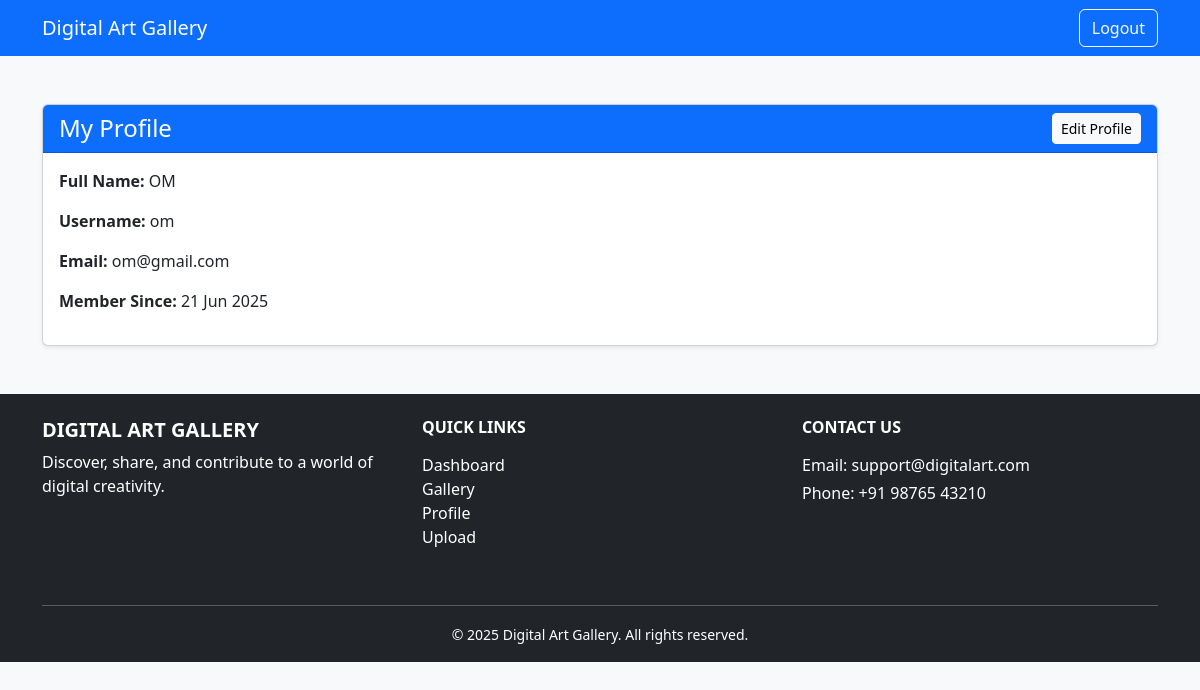
Screenshot of /profile.php (signed in) with the database file from the repository.
### tables this page shows
CREATE TABLE `users` (
  `id` int(11) NOT NULL,
  `fullname` varchar(100) NOT NULL,
  `email` varchar(100) NOT NULL,
  `username` varchar(50) NOT NULL,
  `password` varchar(255) NOT NULL,
  `created_at` timestamp NOT NULL DEFAULT current_timestamp()
);

### profile.php (the view, shortened to what this page needs)
<?php
include "db.php";
$user_id = $_SESSION["id"];
$sql = $con->prepare("SELECT fullname, email, username, created_at FROM users WHERE id = ?");
$sql->bind_param("i", $user_id);
$sql->execute();
$result = $sql->get_result();
$user = $result->fetch_assoc();
$isEdit = isset($_GET["edit"]) && $_GET["edit"] == "true";
?>
<!doctype html>
<html lang="en">
<head>
    <link href="https://cdn.jsdelivr.net/npm/bootstrap@5.3.2/dist/css/bootstrap.min.css" rel="stylesheet" />
</head>
<body class="bg-light">
<nav class="navbar navbar-expand-lg navbar-dark bg-primary">
    <div class="container">
        <a class="navbar-brand" href="dashboard.php">Digital Art Gallery</a>
        <div class="d-flex">
            <a href="logout.php" class="btn btn-outline-light">Logout</a>
        </div>
    </div>
</nav>
<main class="container mt-5">
    <div class="card shadow-sm">
        <div class="card-header bg-primary text-white d-flex justify-content-between align-items-center">
            <h4 class="mb-0">My Profile</h4>
            <?php if (!$isEdit): ?>
                <a href="profile.php?edit=true" class="btn btn-light btn-sm">Edit Profile</a>
            <?php endif; ?>
        </div>
        <div class="card-body">
            <?php if ($isEdit): ?>
                <form method="POST" action="">
                    <div class="mb-3">
                        <label for="fullname" class="form-label">Full Name</label>
                        <input type="text" name="fullname" id="fullname" class="form-control" value="<?= htmlspecialchars($user['fullname']) ?>" required>
                    </div>
                    <div class="mb-3">
                        <label for="username" class="form-label">Username</label>
                        <input type="text" name="username" id="username" class="form-control" value="<?= htmlspecialchars($user['username']) ?>" required>
                    </div>
                    <div class="mb-3">
                        <label for="email" class="form-label">Email Address</label>
                        <input type="email" name="email" id="email" class="form-control" value="<?= htmlspecialchars($user['email']) ?>" required>
                    </div>
                    <button type="submit" class="btn btn-primary">Save Changes</button>
                    <a href="profile.php" class="btn btn-secondary">Cancel</a>
                </form>
            <?php else: ?>
                <p><strong>Full Name:</strong> <?= htmlspecialchars($user['fullname']) ?></p>
                <p><strong>Username:</strong> <?= htmlspecialchars($user['username']) ?></p>
                <p><strong>Email:</strong> <?= htmlspecialchars($user['email']) ?></p>
                <p><strong>Member Since:</strong> <?= date("d M Y", strtotime($user['created_at'])) ?></p>
            <?php endif; ?>
        </div>
    </div>
</main>
<footer class="bg-dark text-white pt-4 mt-5">
      <div class="container text-center text-md-start">
        <div class="row">
          <div class="col-md-4 mb-4">
            <h5 class="fw-bold text-uppercase">Digital Art Gallery</h5>
            <p class="text-write">
              Discover, share, and contribute to a world of digital creativity.
            </p>
          </div>
          <div class="col-md-4 mb-4">
            <h6 class="text-uppercase fw-bold mb-3">Quick Links</h6>
            <ul class="list-unstyled">
              <li>
                <a href="dashboard.php" class="text-white text-decoration-none"
                  >Dashboard</a
                >
              </li>
              <li>
                <a href="gallery.php" class="text-white text-decoration-none"
                  >Gallery</a
                >
              </li>
              <li>
                <a href="profile.php" class="text-white text-decoration-none"
                  >Profile</a
                >
              </li>
              <li>
                <a href="addUpload.php" class="text-white text-decoration-none"
                  >Upload</a
                >
              </li>
            </ul>
          </div>
          <div class="col-md-4 mb-4">
            <h6 class="text-uppercase fw-bold mb-3">Contact Us</h6>
            <p class="text-write mb-1">Email: support@digitalart.com</p>
            <p class="text-write mb-0">Phone: +91 98765 43210</p>
          </div>
        </div>
        <hr class="mb-3 text-white" />
        <div class="text-center  pb-3">
          <small
            >&copy;
            <?php echo date("Y"); ?>
            Digital Art Gallery. All rights reserved.</small
          >
        </div>
      </div>
    </footer>
</body>
</html>

### rows the page displays
users: fullname "OM", username "om", email "om@gmail.com", created_at "21 Jun 2025"
